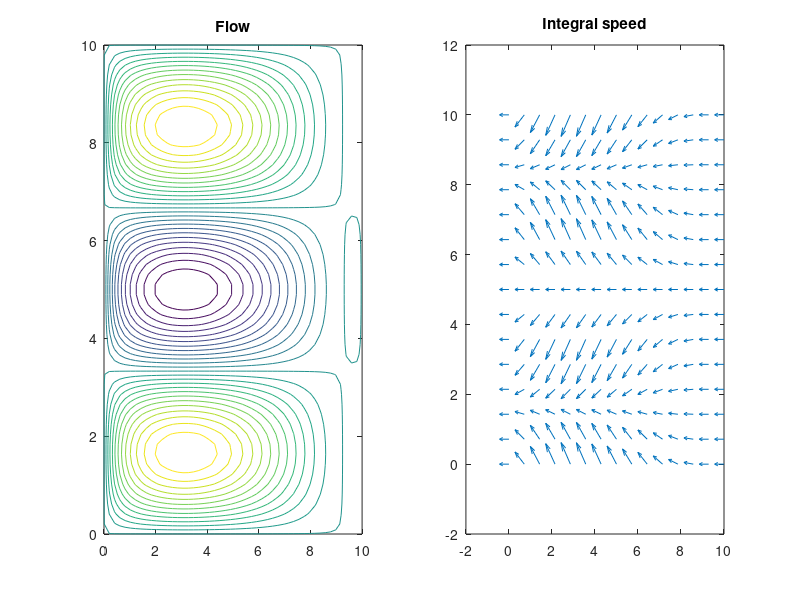

MATLAB code to generate this figure:
clf;

F1 = 1;
F2 = 3;
G1 = 3;
G2 = 3;
l = 1;
s = 3;
m = 3;
p = 1;
r = 10;
q = 10;
r_l = (l.*pi)/r;
r_s = (s.*pi)/r;
q_m = (m.*pi)/q;
q_p = (p.*pi)/q;
mu = 0.2;
beta = 0.2;

A = -beta/(2.*mu)+sqrt((beta/(2.*mu)).^2+q_m.^2);
B = -beta/(2.*mu)-sqrt((beta/(2.*mu)).^2+q_m.^2);
D_1 = q_m.*(mu.*(r_l.^2+q_m.^2)*F1 + beta.*r_l.*F2)/(mu.^2.*(r_l.^2+q_m.^2).^2+beta.^2.*r_l.^2);
D_2 = q_m.*(mu.*(r_l.^2+q_m.^2)*F2 - beta.*r_l.*F1)/(mu.^2.*(r_l.^2+q_m.^2).^2+beta.^2.*r_l.^2);
C_1 = D_1*(exp(B.*r)-(-1).^l)/(exp(A.*r)-exp(B.*r));
C_2 = D_1*((-1).^l-exp(A.*r))/(exp(A.*r)-exp(B.*r));

A_bar = -beta/(2.*mu)+sqrt((beta/(2.*mu)).^2+q_p.^2);
B_bar = -beta/(2.*mu)-sqrt((beta/(2.*mu)).^2+q_p.^2);
D_1_bar = r_s.*(mu.*(r_s.^2+q_p.^2)*G2 - beta.*r_s.*G1)/(mu.^2.*(r_s.^2+q_p.^2).^2+beta.^2.*r_s.^2);
D_2_bar = -r_s.*(mu.*(r_s.^2+q_p.^2)*G1 + beta.*r_s.*G2)/(mu.^2.*(r_s.^2+q_p.^2).^2+beta.^2.*r_s.^2);
C_1_bar = D_1_bar*(exp(B_bar.*r)-(-1).^s)/(exp(A_bar.*r)-exp(B_bar.*r));
C_2_bar = D_1_bar*((-1).^s-exp(A_bar.*r))/(exp(A_bar.*r)-exp(B_bar.*r));

x = linspace(0, r, 50);
y = linspace(0, q, 50);
[xx, yy] = meshgrid(x, y);

Psi = (C_1.*exp(A.*xx)+C_2.*exp(B.*xx)+D_1.*cos(r_l.*xx)+D_2.*sin(r_l.*xx)).*sin(q_m.*yy)
+ (C_1_bar.*exp(A_bar.*xx)+C_2_bar.*exp(B_bar.*xx)+D_1_bar.*cos(r_s.*xx) + D_2_bar.*sin(r_s.*xx)).*sin(q_p.*yy);

subplot (1, 2, 1)
contour(xx, yy, Psi, 25);
title ("Flow");

x = linspace(0, r, 15);
y = linspace(0, q, 15);
[xx, yy] = meshgrid(x, y);
% v-component
V = (D_1.*r_l.*sin(r_l.*xx)-D_2.*r_l.*cos(r_l.*xx)-A.*C_1.*exp(A.*xx)-B.*C_2.*exp(B.*xx))*sin(q_m.*yy)
+ (D_1_bar.*r_s.*sin(r_s.*xx)-D_2_bar.*r_s.*cos(r_s.*xx)-A_bar.*C_1_bar.*exp(A_bar.*xx)-B_bar.*C_2_bar.*exp(B_bar.*xx)).*sin(q_p.*yy);
% u-component
U = q_m.*(C_1.*exp(A.*xx)+C_2.*exp(B.*xx)+D_1.*cos(r_l.*xx)+D_2.*sin(r_l.*xx)).*cos(q_m.*yy)
+ q_p.*(C_1_bar.*exp(A_bar.*xx)+C_2_bar.*exp(B_bar.*xx)+D_1_bar.*cos(r_s.*xx) + D_2_bar.*sin(r_s.*xx)).*cos(q_p.*yy);
subplot (1, 2, 2)
h = quiver(xx, yy, V, U, 0.8);
title ("Integral speed");
